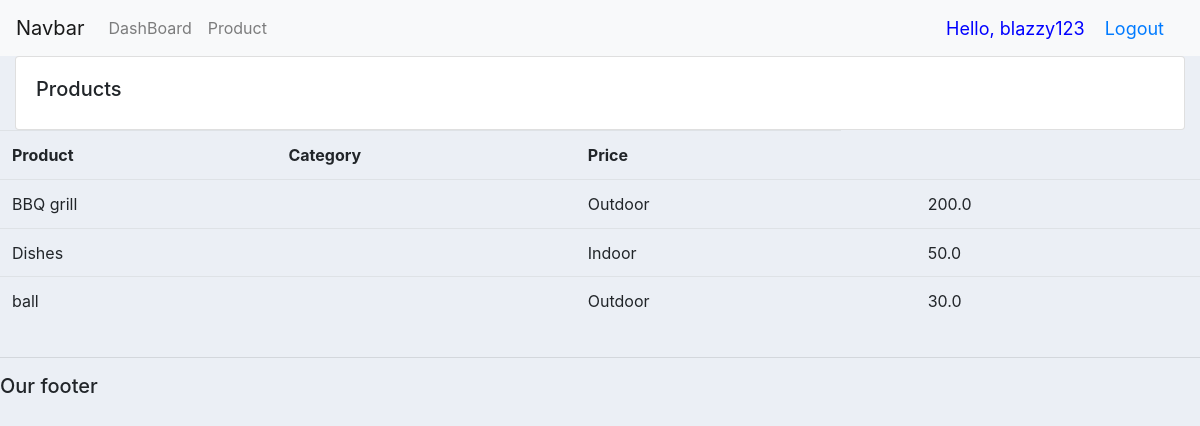
Page /product/ (signed in) on the committed database.
### accounts/models.py (models this page shows, shortened)
class Product(models.Model):
    CATEGORY = (
        ('Indoor', 'Indoor'),
        ('Outdoor', 'Outdoor'),
    )
    name= models.CharField(max_length= 200, null= True)
    price = models.FloatField(null = True)
    category = models.CharField(max_length = 200, choices = CATEGORY)
    description = models.CharField(max_length = 200, null = True, blank = True)
    date_created = models.DateTimeField(auto_now_add = True, null = True)
    tags = models.ManyToManyField(Tag)

### accounts/decorators.py (the view)
        def wrapper_func(request, *args, **kwargs):
            group = None
            if request.user.groups.exists():
                group = request.user.groups.all()[0].name
            if group in allowed_roles:
                return view_func(request, *args, **kwargs)
            else:
                return HttpResponse('You are not authorized to view this page')

### accounts/views.py (called while the page is built)
@login_required(login_url ='login')
@allowed_users(allowed_roles=['admin'])
def product(request):
    product = Product.objects.all()
    return render(request, 'accounts/product.html', {'products' : product})

### accounts/templates/accounts/product.html
{% extends 'accounts/main.html' %}
{% block content %}
   <div class="row">
        <div class="col-md">
            <div class="card card-body">
                <h5> Products </h5>
            </div>
        </div class="card-body">
            <table class="table">
                <tr>
                    <th> Product</th>
                    <th> Category </th>
                    <th> Price</th>
                </tr>
                {% for i in products %}
                    <tr>
                        <td>{{ i.name}}<td>
                        <td>{{ i.category}}<td>
                        <td>{{ i.price}}<td>
                    <tr>
                {% endfor%}
            </table>
   </div>
{% endblock content %}

### accounts/templates/accounts/navbar.html (shortened to what this page needs)
{% load static %}
<nav class="navbar navbar-expand-lg navbar-light bg-light">
    <a class="navbar-brand" href="#">Navbar</a>
    <div class="collapse navbar-collapse" id="navbarNav">
      <ul class="navbar-nav">
        {% if request.user.is_staff %}
        <li class="nav-item">
          <a class="nav-link" href={% url 'home' %}>DashBoard</a>
        </li>
        <li class="nav-item">
            <a class="nav-link" href={% url 'product' %}>Product</a>
        </li>
        {% endif %}
      </ul>
    </div>
    <span class="hello-msg"> Hello, {{request.user}} </span>
    <span class="hello-msg"> <a href="{% url 'logout' %}"> Logout </a> </span>
  </nav>

### static/css/main.css (style rules this page uses)
body { background-color: #ebeff5; }

### accounts/templates/accounts/navbar.html (style rules this page uses)
.hello-msg { font-size: 18px; color: blue; margin-right: 20px; }

### rows in the picture
Product: name "BBQ grill", category "Outdoor", price "200.0"
Product: name "Dishes", category "Indoor", price "50.0"
Product: name "ball", category "Outdoor", price "30.0"

### other values in the picture
{{ request.user }} "blazzy123"
